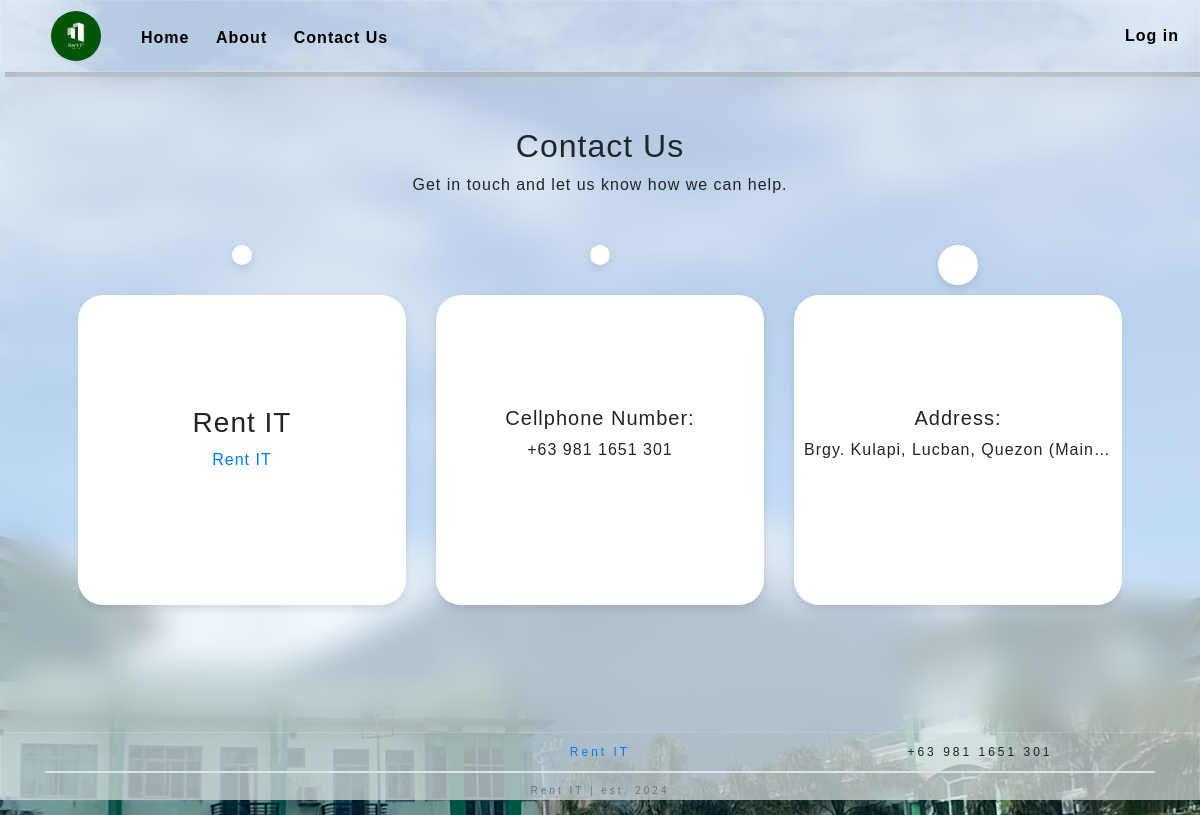
The page /contact.php on the database its author committed.
### tables this page shows
CREATE TABLE `info` (
  `InfoID` int(11) NOT NULL,
  `About` varchar(5000) DEFAULT NULL,
  `FB` varchar(500) DEFAULT NULL,
  `ContNum` varchar(255) DEFAULT NULL,
  `Address` varchar(500) DEFAULT NULL,
  `Gmail` varchar(255) DEFAULT NULL,
  `P` varchar(255) DEFAULT NULL
);

### contact.php (the view, shortened to what this page needs)
<!DOCTYPE html>
<html lang="en">
<head>
    <link rel="stylesheet" href="https://maxcdn.bootstrapcdn.com/bootstrap/4.5.2/css/bootstrap.min.css">
    <link rel="stylesheet" href="https://unpkg.com/leaflet/dist/leaflet.css" />
    <link rel="stylesheet" href="css/contact.css">
    <link rel="stylesheet" href="css/modal.css">
    <link rel="stylesheet" href="css/scrollbar.css">
</head>
<body>
    <div class="navbar">
        <div class="logo">
            <img src="images/logo.png" alt="Rent IT" height="50" style="margin-right: 30px; border-radius: 25px;">
        <div class="nav-links">
            <a href="index.php">Home</a>
            <a href="about.php">About</a>
            <a href="contact.php">Contact Us</a>
        </div>
    </div>
        <a class="login-btn" href="login_page.php">Log in</a>
    </div>
    <div class="dashboard-container">
        <div class="dashboard-box">
            <div class="dashboard">
                <div class="dashboard-form text-center">
                    <h2>Contact Us</h2>
                    <p>Get in touch and let us know how we can help.</p>
                    <div class="row">
                    <?php
                        require_once("config/connect.php");
                        $sql = "SELECT * FROM info";
                        $result = $conn->query($sql);
                        if ($result->num_rows > 0) {
                            $row = $result->fetch_assoc();
                            echo'
                            <div class="col-md-4">
                            <div class="cont">
                            <ion-icon name="logo-facebook" class="fb"></ion-icon><br>
                            <h3 class="top">Rent IT</h3>
                            <p id="fb-link" style="white-space: nowrap; overflow: hidden; text-overflow: ellipsis;"><a href="'.$row['FB'].'" target="_blank">'.$row["FB"].'</a></p>
                            </div>
                            </div>
                            <div class="col-md-4">
                            <div class="cont">
                            <ion-icon name="call" class="call"></ion-icon><br>
                            <h5 class="top">Cellphone Number:</h5>
                            <p id="num" style="white-space: nowrap; overflow: hidden; text-overflow: ellipsis;">'.$row["ContNum"].'</p>
                            </div>
                            </div>
                            <div class="col-md-4">
                            <div class="cont">
                            <ion-icon name="business" class="add"></ion-icon><br>
                            <h5 class="top">Address:</h5>
                            <p id="add" style="white-space: nowrap; overflow: hidden; text-overflow: ellipsis;" title="'. $row["Address"] .'">'.$row["Address"].'</p>
                            <p id="address" style="display:none;"><input name="address" class="inp" type="text" value="'.$row["Address"].'" disabled></p>
                            </div>
                            </div>
                            ';
                        }
                        ?>
                    </div>
                </div>
            </div>
        </div>
    </div>
    <footer>
        <div class="footer-container" style="background-color: mintcream; border-top: 1px solid #e7e7e7;
            background: rgba(255, 255, 255, 0.6) !important;
            -webkit-backdrop-filter: blur(15px) !important;
            backdrop-filter: blur(60px) !important;
            border: 1px solid rgba(255,255,255,0.15) !important;
            align-items: center ;
            box-shadow: 5px 5px !important;
            letter-spacing: 3px;">
            <div class="container" style="text-align: center; font-size: 12px;">
                <div class="row" style=" display: flex; align-items: center;">
                    <?php
                    $sql = "SELECT * FROM info";
                    $result = $conn->query($sql);
                    if ($result->num_rows > 0) {
                        $row = $result->fetch_assoc();
                        echo'
                        <div class="col-md-4" style="padding: 10px;">
                        <div style="white-space: nowrap; overflow: hidden; text-overflow: ellipsis;"><ion-icon name="mail"></ion-icon> '.$row['Gmail'].'</div>
                        </div>
                        <div class="col-md-4" style="padding: 10px;">
                        <div style="white-space: nowrap; overflow: hidden; text-overflow: ellipsis;"><ion-icon name="logo-facebook"></ion-icon> <a href="'.$row['FB'].'" target="_blank">'.$row["FB"].'</a></div>
                        </div>
                        <div class="col-md-4" style="padding: 10px;">
                        <div style="white-space: nowrap; overflow: hidden; text-overflow: ellipsis;"><ion-icon name="call"></ion-icon> '.$row['ContNum'].'</div>
                        </div>
                        ';
                    }
                ?>
                </div>
                <div class="row">
                    <div class="col-md-12">
                        <div class="border"></div>
                    </div>
                </div>
                <div class="row">
                    <div class="col-md-12 text-center">
                        <p class="text-muted" style="margin-top: 10px; font-size: 10px;">Rent IT | est. 2024</p>
                    </div>
                </div>
            </div>
        </div>
    </footer>
</body>
</html>

### css/contact.css (style rules this page uses)
body, html { margin: 0; padding: 0; font-family: Arial, sans-serif; background-image: url('../images/booking_system.jpg'); background-size: cover; background-position: center; height: 100vh; letter-spacing: 1px; overflow: auto; }
.navbar { display: flex; flex-wrap: wrap; justify-content: space-between; padding: 10px; background: rgba(255, 255, 255, 0.6); -webkit-backdrop-filter: blur(15px); backdrop-filter: blur(60px); border: 1px solid rgba(255,255,255,0.15); align-items: center; box-shadow: 5px 5px; }
.logo { display: flex; flex-wrap: wrap; justify-content: space-around; font-size: 20px; font-weight: 600; margin-left: 40px; align-items: center; text-align: center; }
.navbar a { font-weight: 600; text-decoration: none; color: black; padding: 10px; font-size: 16px; }
.dashboard-container { display: flex; justify-content: center; background: rgba(255, 255, 255, 0.6); -webkit-backdrop-filter: blur(15px); backdrop-filter: blur(15px); height: calc(100vh - 140px); align-items: center; width: 100%; }
.dashboard-box { display: flex; width: 100%; max-width: 1400px; }
.dashboard { width: 100%; display: flex; flex-direction: column; align-items: center; padding-left: 20px; padding-right: 20px; }
.dashboard-form { width: 90%; height: calc(100vh - 250px); overflow-y: auto; overflow-x: hidden; }
.cont { background-color: white; border-radius: 25px; height: calc(70vh - 250px); position: relative; margin-top: 25%; box-shadow: 0 4px 8px rgba(0, 0, 0, 0.1); padding: 10px; transition: transform 0.3s ease; }
.fb { font-size: 100px; color: #4267B2; position: absolute; top: -50px; left: 50%; transform: translateX(-50%); background-color: white; border-radius: 50%; padding: 10px; box-shadow: 0 4px 8px rgba(0, 0, 0, 0.1); }
.call { font-size: 100px; color: #006633; position: absolute; top: -50px; left: 50%; transform: translateX(-50%); background-color: white; border-radius: 50%; padding: 10px; box-shadow: 0 4px 8px rgba(0, 0, 0, 0.1); }
.add { font-size: 90px; color: #a96800; position: absolute; top: -50px; left: 50%; transform: translateX(-50%); background-color: white; border-radius: 50%; padding: 20px; box-shadow: 0 4px 8px rgba(0, 0, 0, 0.1); }
.top { margin-top: 25%; }

### rows shown on the page
info: FB "Rent IT", ContNum "+63 981 1651 301", Address "Brgy. Kulapi, Lucban, Quezon (Main…"
